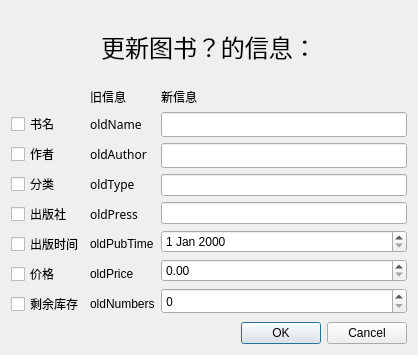
<?xml version="1.0" encoding="UTF-8"?>
<ui version="4.0">
 <class>updateBookDialog</class>
 <widget class="QDialog" name="updateBookDialog">
  <property name="geometry">
   <rect>
    <x>0</x>
    <y>0</y>
    <width>418</width>
    <height>355</height>
   </rect>
  </property>
  <property name="windowTitle">
   <string>更新图书信息</string>
  </property>
  <layout class="QHBoxLayout" name="horizontalLayout">
   <item>
    <layout class="QVBoxLayout" name="verticalLayout_4">
     <item>
      <widget class="QLabel" name="infoLabel">
       <property name="font">
        <font>
         <family>PingFang SC</family>
         <pointsize>18</pointsize>
        </font>
       </property>
       <property name="text">
        <string>更新图书？的信息：</string>
       </property>
       <property name="alignment">
        <set>Qt::AlignCenter</set>
       </property>
      </widget>
     </item>
     <item>
      <layout class="QGridLayout" name="gridLayout">
       <item row="0" column="1">
        <widget class="QLabel" name="label_10">
         <property name="font">
          <font>
           <family>PingFang SC</family>
          </font>
         </property>
         <property name="text">
          <string>旧信息</string>
         </property>
        </widget>
       </item>
       <item row="0" column="2">
        <widget class="QLabel" name="label_11">
         <property name="font">
          <font>
           <family>PingFang SC</family>
          </font>
         </property>
         <property name="text">
          <string>新信息</string>
         </property>
        </widget>
       </item>
       <item row="1" column="0">
        <layout class="QVBoxLayout" name="verticalLayout">
         <item>
          <widget class="QCheckBox" name="nameCheckBox">
           <property name="font">
            <font>
             <family>PingFang SC</family>
            </font>
           </property>
           <property name="text">
            <string>书名</string>
           </property>
          </widget>
         </item>
         <item>
          <widget class="QCheckBox" name="authorCheckBox">
           <property name="font">
            <font>
             <family>PingFang SC</family>
            </font>
           </property>
           <property name="text">
            <string>作者</string>
           </property>
          </widget>
         </item>
         <item>
          <widget class="QCheckBox" name="typeCheckBox">
           <property name="font">
            <font>
             <family>PingFang SC</family>
            </font>
           </property>
           <property name="text">
            <string>分类</string>
           </property>
          </widget>
         </item>
         <item>
          <widget class="QCheckBox" name="pressCheckBox">
           <property name="font">
            <font>
             <family>PingFang SC</family>
            </font>
           </property>
           <property name="text">
            <string>出版社</string>
           </property>
          </widget>
         </item>
         <item>
          <widget class="QCheckBox" name="pubTimeCheckBox">
           <property name="text">
            <string>出版时间</string>
           </property>
          </widget>
         </item>
         <item>
          <widget class="QCheckBox" name="priceCheckBox">
           <property name="text">
            <string>价格</string>
           </property>
          </widget>
         </item>
         <item>
          <widget class="QCheckBox" name="numbersCheckBox">
           <property name="text">
            <string>剩余库存</string>
           </property>
          </widget>
         </item>
        </layout>
       </item>
       <item row="1" column="1">
        <layout class="QVBoxLayout" name="verticalLayout_2">
         <item>
          <widget class="QLabel" name="oldNameLabel">
           <property name="font">
            <font>
             <family>PingFang SC</family>
            </font>
           </property>
           <property name="text">
            <string>oldName</string>
           </property>
          </widget>
         </item>
         <item>
          <widget class="QLabel" name="oldAuthorLabel">
           <property name="font">
            <font>
             <family>PingFang SC</family>
            </font>
           </property>
           <property name="text">
            <string>oldAuthor</string>
           </property>
          </widget>
         </item>
         <item>
          <widget class="QLabel" name="oldTypeLabel">
           <property name="font">
            <font>
             <family>PingFang SC</family>
            </font>
           </property>
           <property name="text">
            <string>oldType</string>
           </property>
          </widget>
         </item>
         <item>
          <widget class="QLabel" name="oldPressLabel">
           <property name="font">
            <font>
             <family>PingFang SC</family>
            </font>
           </property>
           <property name="text">
            <string>oldPress</string>
           </property>
          </widget>
         </item>
         <item>
          <widget class="QLabel" name="oldPubTimeLabel">
           <property name="text">
            <string>oldPubTime</string>
           </property>
          </widget>
         </item>
         <item>
          <widget class="QLabel" name="oldPriceLabel">
           <property name="text">
            <string>oldPrice</string>
           </property>
          </widget>
         </item>
         <item>
          <widget class="QLabel" name="oldNumbersLabel">
           <property name="text">
            <string>oldNumbers</string>
           </property>
          </widget>
         </item>
        </layout>
       </item>
       <item row="1" column="2">
        <layout class="QVBoxLayout" name="verticalLayout_3">
         <item>
          <widget class="QLineEdit" name="newNameLineEdit">
           <property name="font">
            <font>
             <family>PingFang SC</family>
            </font>
           </property>
          </widget>
         </item>
         <item>
          <widget class="QLineEdit" name="newAuthorLineEdit">
           <property name="font">
            <font>
             <family>PingFang SC</family>
            </font>
           </property>
          </widget>
         </item>
         <item>
          <widget class="QLineEdit" name="newTypeLineEdit"/>
         </item>
         <item>
          <widget class="QLineEdit" name="newPressLineEdit"/>
         </item>
         <item>
          <widget class="QDateEdit" name="newPubTimeDateEdit"/>
         </item>
         <item>
          <widget class="QDoubleSpinBox" name="newPriceDoubleSpinBox"/>
         </item>
         <item>
          <widget class="QSpinBox" name="newNumbersSpinBox">
           <property name="font">
            <font>
             <family>PingFang SC</family>
            </font>
           </property>
          </widget>
         </item>
        </layout>
       </item>
      </layout>
     </item>
     <item>
      <widget class="QDialogButtonBox" name="buttonBox">
       <property name="orientation">
        <enum>Qt::Horizontal</enum>
       </property>
       <property name="standardButtons">
        <set>QDialogButtonBox::Cancel|QDialogButtonBox::Ok</set>
       </property>
      </widget>
     </item>
    </layout>
   </item>
  </layout>
 </widget>
 <resources/>
 <connections>
  <connection>
   <sender>buttonBox</sender>
   <signal>rejected()</signal>
   <receiver>updateBookDialog</receiver>
   <slot>reject()</slot>
   <hints>
    <hint type="sourcelabel">
     <x>316</x>
     <y>260</y>
    </hint>
    <hint type="destinationlabel">
     <x>286</x>
     <y>274</y>
    </hint>
   </hints>
  </connection>
 </connections>
</ui>
